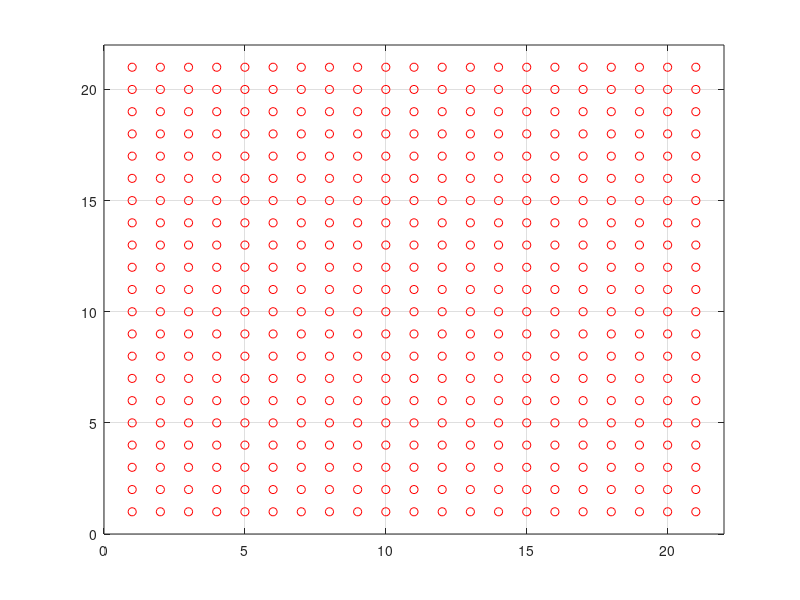

MATLAB code to generate this figure: (Note: this script raises an error after producing the figure.)
%% VARIANT OF SHAMIR's scan (inspired by the SPACE FILLING CURVE)
% BASED ON A CONTROLLED RANDOM WALK
% Author: Kannan Karthik
% Oct 24, 2018


clear all;
close all;
% GRID FORMATION
N = 21; % AN ODD NUMBER
% INDICATES AN N X N grid of points which will be traversed by a GRAPH
C = [(N+1)/2, (N+1)/2]; % CENTRE OF THE GRID FROM WHICH THE RANDOM WALK will ORIGINATE
GRID = cell(N,N);
SUM_FN = zeros(N,N);
figure;
for x = 1:N,
for y = 1:N,
    plot(x,y,'ro'); hold on;
end
end
xlim([0 N+1]); ylim([0 N+1]); grid on;

for i = 1:N,
    for j = 1:N,
        P = [i,j];
        if ismember(i,[1,N]) == 1 && ismember(j,[1,N]) == 0,
            SUM_FN(i,j) = 3;
        end
        if ismember(j,[1,N]) == 1 && ismember(i,[1,N]) == 0,
            SUM_FN(i,j) = 3;
        end
        if ismember(i,[1,N]) == 1 && ismember(j,[1,N]) == 1,
            SUM_FN(i,j) = 2;
        end
        if ismember(j,[1,N]) == 0 && ismember(i,[1,N]) == 0,
            SUM_FN(i,j) = 4;
        end    
    end
end
N0 = N-1;
SUM_FN_FN = zeros(N,N);
for i = 2:N0,
    for j = 2:N0,
        P = [i,j];
        if ismember(i,[2,N0]) == 1 && ismember(j,[2,N0]) == 0,
            % ONE BOUNDARY NODE as NEIGHBOUR; All others INTERIORS
            % This Boundary node is not a corner node
            
            SUM_FN_FN(i,j) = 15;
        end
        if ismember(j,[2,N0]) == 1 && ismember(i,[2,N0]) == 0,
            SUM_FN_FN(i,j) = 15;
        end
        if ismember(i,[2,N0]) == 1 && ismember(j,[2,N0]) == 1,
            % Two BOUNDARY nodes...
            
            SUM_FN_FN(i,j) = 14;
        end
        if ismember(j,[2,N0]) == 0 && ismember(i,[2,N0]) == 0,
            % ALL INTERIOR NODES...
            
            SUM_FN_FN(i,j) = 16;
        end    
    end
end

for p = [1,N],
    for q = 1:N,
        if ismember(p,[1,N]) == 1 && ismember(q,[1,N])==1,
           SUM_FN_FN(p,q) = 6; % TWO BOUNDARY NODES
        else
            if p==2 || p == N-1,
            SUM_FN_FN(p,1) = 9; % TWO BOUNDARY NODES + ONE INTERIOR
            SUM_FN_FN(p,N) = 9;
            else
                SUM_FN_FN(p,q) = 10;
            end
            if q==2 || q == N-1,
            SUM_FN_FN(q,1) = 9; % TWO BOUNDARY NODES + ONE INTERIOR
            SUM_FN_FN(q,N) = 9;
            else
                SUM_FN_FN(q,p) = 10;
            end
             
        end
    end
end

% RANDOM WALK GENERATION
ST = C; % START NODE
% RULES for CHOOSING DESTINATION NODE
% 1) ISOLATE THE FREE NODES
% 2) DETERMINE the EXTENT of FREEDOM ASSOCIATED with these FREE NODES
% For this use the SUM_FN_FN map...
% 3) Pick the DESTINATION node for which the SUM_FN_FN SCORE is MAXIMUM

IND0 = 1:N^2;
CHAIN{1} = C;
for c = 1:N^2-1,
    Node_LOC = CHAIN{c};
    CHAIN_CODE(c) = (Node_LOC(1)) + (Node_LOC(2)-1)*N;
    
    [POT_DESTS, EMPTY] = fun_QNN(Node_LOC, N, CHAIN);
    if EMPTY == 0,
    for i = 1:length(POT_DESTS),
        A = POT_DESTS{i};
        P1 = SUM_FN(A(2), A(1));
        P2 = SUM_FN_FN(A(2), A(1));
        PP(i) = P1*P2;
    end
    [S, IND] = sort(PP,'descend');
    MAX_IND = find(PP == S(1));
    LM = length(MAX_IND);
    R = randperm(LM);      
    D = POT_DESTS{MAX_IND(R(1))};
    XL = [Node_LOC(1); D(1)];
    YL = [Node_LOC(2); D(2)];
    line(XL,YL,'Color','r','LineWidth',3,'Marker','.','LineStyle','-'); hold on;
    pause(0.5)
    CHAIN{c+1} = D;
    clear POT_DESTS PP
    else
        SET = setdiff(IND0,CHAIN_CODE);
        LS = length(SET);
        Q = randperm(LS);
        SNEW = SET(Q(1));
        Q2 = floor(SNEW/N)+1;
        Q1 = SNEW - N*(Q2-1);
        CHAIN{c+1} = [Q1,Q2];
    end
    
    %pause;
end

    
% SUM_FN
% SUM_FN_FN

% for c=1:441
%     index = CHAIN{1,c};
%     if index(1,1)==0 
%         index(1,1)= index(1,1)+1;
%     end
%     if index(1,2)==0
%         index(1,2)= index(1,2)+1;
%     end
%     encrypted_signal(1,c) = random_signal(index(1,1), index(1,2));
% end

% clear all
% close all
% I_real = imread('001_r.jpg');
% I_pp = imread('001_pp.jpg');
% I_real = mat2gray(imresize(rgb2gray(I_real),[101 101]));
% I_pp =  mat2gray(imresize(rgb2gray(I_pp),[101 101]));
% 
% [CHAIN, CHAIN_CODE, SUM_FN, SUM_FN_FN,encrypted_signal_real]= random_walk_generation(I_real,101)
% [CHAIN, CHAIN_CODE, SUM_FN, SUM_FN_FN,encrypted_signal_pp]= random_walk_generation(I_pp,101)

            